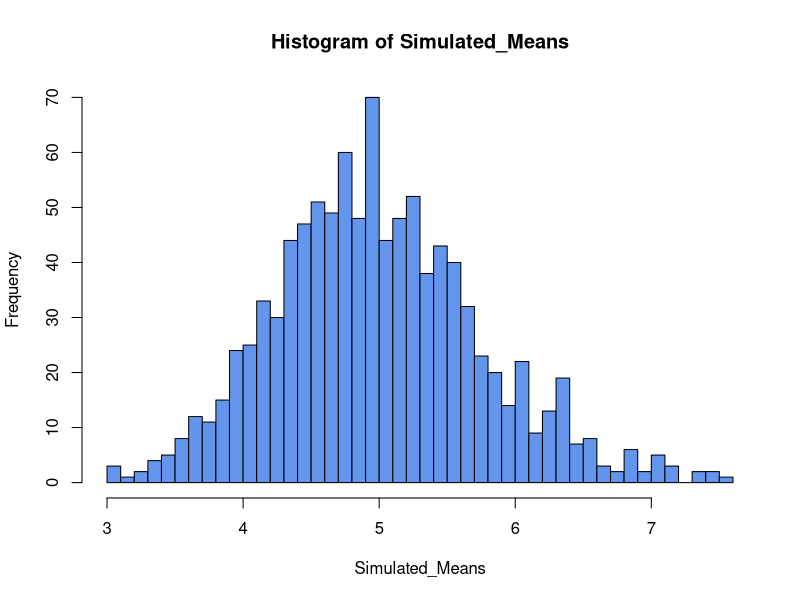
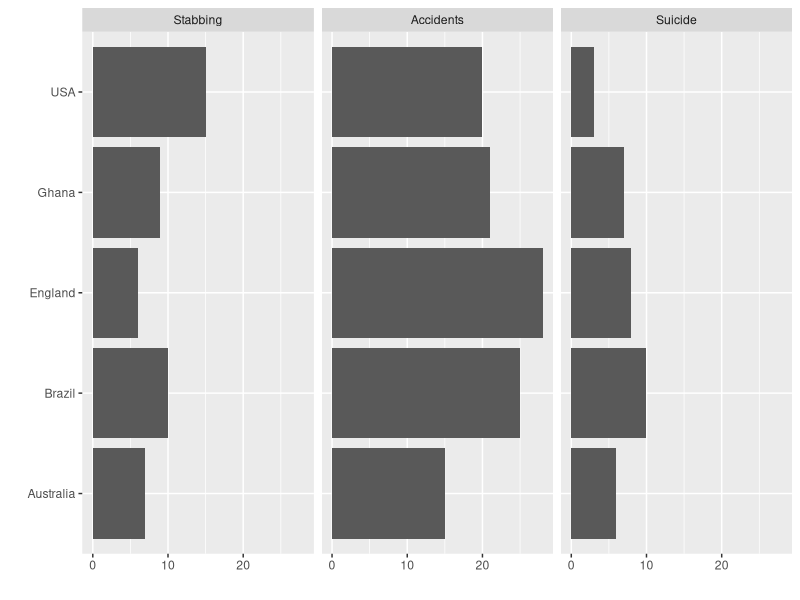

Reproduce these figures in R, in order.
set.seed(6969)

lambda <- 0.2

NoOfSimulations <- 1000

NoOfSamples <- 40




Exp_Replications <- replicate(NoOfSimulations, rexp(NoOfSamples, lambda))


Simulated_Means <- apply(Exp_Replications, 2, mean)


hist(Simulated_Means, breaks = 40, col = "cornflowerblue")

SimulatedMean <- mean(Simulated_Means)












library(ggplot2)
library(reshape2)
df <- data.frame(country=c('USA','Brazil','Ghana','England','Australia'), Stabbing=c(15,10,9,6,7), Accidents=c(20,25,21,28,15), Suicide=c(3,10,7,8,6))
mm <- melt(df, id.vars='country')
ggplot(mm, aes(x=country, y=value)) + geom_bar(stat='identity') + facet_grid(.~variable) + coord_flip() + labs(x='',y='')
